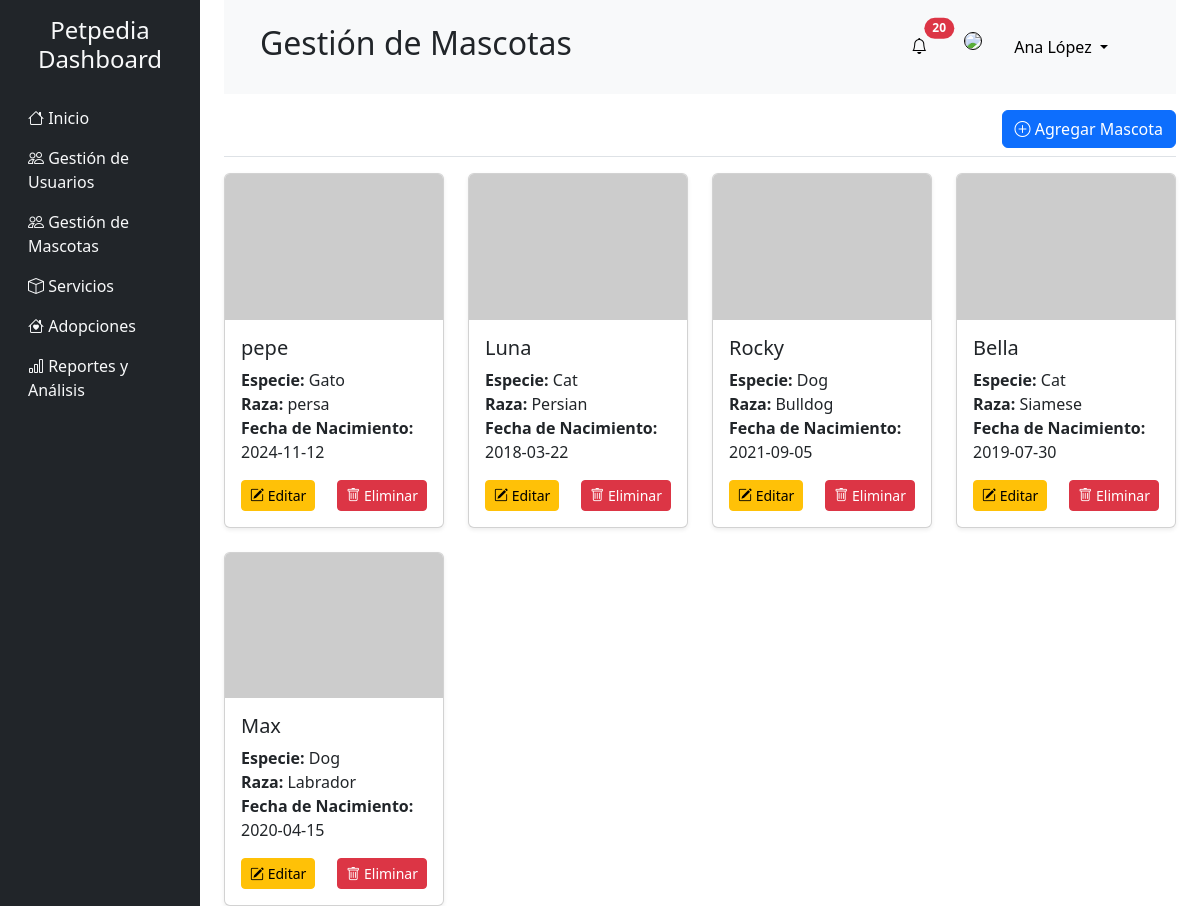
Page /pets.php (signed in) on the committed database.
### tables this page shows
CREATE TABLE pets (
    pet_id INT NOT NULL AUTO_INCREMENT,
    name VARCHAR(100) NOT NULL,
    img VARCHAR(100),
    species VARCHAR(50),
    breed VARCHAR(50),
    birth_date DATE,
    main_image_id INT,
    status_id INT,
    PRIMARY KEY (pet_id),
    FOREIGN KEY (status_id) REFERENCES statuses(status_id)
);

### pets.php (the view, shortened to what this page needs)
<?php
  include "./php/conexion.php";
  $sql="select * from pets order by pet_id DESC";
  $res=$conexion->query($sql)or die($conexion->error);
  $title="Gestión de Mascotas";
?>
<!DOCTYPE html>
<html lang="en">
  <head>
    <link
      href="https://cdn.jsdelivr.net/npm/bootstrap@5.3.2/dist/css/bootstrap.min.css"
      rel="stylesheet"
    />
    <link
      href="https://cdn.jsdelivr.net/npm/bootstrap-icons/font/bootstrap-icons.css"
      rel="stylesheet"
    />
  </head>
  <body>
    <div class="container-fluid">
      <div class="row">
        <?php include "./layouts/aside.php" ?>
        <main class="col-md-9 ms-sm-auto col-lg-10 px-md-4">
        <?php include "./layouts/header.php" ?>
          <div class="d-flex justify-content-end flex-wrap flex-md-nowrap align-items-center pt-3 pb-2 mb-3 border-bottom">
            <button
              class="btn btn-primary"
              data-bs-toggle="modal"
              data-bs-target="#addPetModal"
            >
              <i class="bi bi-plus-circle"></i> Agregar Mascota
            </button>
          </div>
          <div class="row row-cols-1 row-cols-sm-2 row-cols-lg-4 g-4">
            <?php
                    while($fila=mysqli_fetch_array($res)){
                  ?>
            <div class="col">
              <div class="card h-100 shadow-sm">
                <img
                  src="https://via.placeholder.com/300x200"
                  class="card-img-top"
                  alt="img"
                />
                <div class="card-body">
                  <h5 class="card-title"><?php echo $fila['name']  ?></h5>
                  <p class="card-text">
                    <strong>Especie:</strong> <?php echo $fila['species']  ?><br />
                    <strong>Raza:</strong> <?php echo $fila['breed']  ?><br />
                    <strong>Fecha de Nacimiento:</strong> <?php echo $fila['birth_date']  ?><br />
                  </p>
                  <div class="d-flex justify-content-between">
                    <button
                      class="btn btn-warning btn-sm"
                      data-bs-toggle="modal"
                      data-bs-target="#addPetModal"
                    >
                      <i class="bi bi-pencil-square"></i> Editar
                    </button>
                    <button
                      class="btn btn-sm btn-danger"
                      data-bs-toggle="modal"
                      data-bs-target="#deleteUserModal"
                    >
                      <i class="bi bi-trash"></i> Eliminar
                    </button>
                  </div>
                </div>
              </div>
            </div>
            <?php
                    }
            ?>
          </div>
        </main>
      </div>
    </div>
  </body>
</html>

### layouts/aside.php
<nav class="col-md-3 col-lg-2 d-md-block bg-dark sidebar">
          <div class="position-sticky">
            <h4 class="text-center text-light py-3">Petpedia Dashboard</h4>
            <ul class="nav flex-column">
              <li class="nav-item">
                <a class="nav-link text-light" href="./dashboard.php">
                  <i class="bi bi-house"></i> Inicio
                </a>
              </li>
              <li class="nav-item">
                <a class="nav-link text-light" href="./users.php">
                  <i class="bi bi-people"></i> Gestión de Usuarios
                </a>
              </li>
              <li class="nav-item">
                <a class="nav-link text-light" href="./pets.php">
                  <i class="bi bi-people"></i> Gestión de Mascotas
                </a>
              </li>
              <li class="nav-item">
                <a class="nav-link text-light" href="./services.php">
                  <i class="bi bi-box"></i> Servicios
                </a>
              </li>
              <li class="nav-item">
                <a class="nav-link text-light" href="./adoption.php">
                  <i class="bi bi-house-heart"></i> Adopciones
                </a>
              </li>
              <li class="nav-item">
                <a class="nav-link text-light" href="./stats.php">
                  <i class="bi bi-bar-chart"></i> Reportes y Análisis
                </a>
              </li>
            </ul>
          </div>
        </nav>

### layouts/header.php (shortened to what this page needs)
<nav class="px-4 py-4 navbar navbar-expand-lg bg-body-tertiary px-4">
            <div class="container-fluid">
              <h1 class="h2"><?php echo ($title) ?></h1>
              <div
                class="collapse navbar-collapse justify-content-end"
                id="navbarSupportedContent"
              >
                <ul class="navbar-nav">
                  <li class="nav-item mx-4">
                    <button
                      type="button"
                      class="btn btn-light position-relative"
                    >
                      <i class="bi bi-bell"></i>
                      <span
                        class="position-absolute top-0 start-100 translate-middle badge rounded-pill bg-danger"
                      >
                        20
                      </span>
                    </button>
                  </li>
                  <li class="nav-item">
                    <img
                      src="./img/profile.jpg"
                      style="
                        width: 40px;
                        border-radius: 50%;
                        border: 1px solid black;
                      "
                    />
                  </li>
                  <li class="nav-item dropdown mx-4">
                    <a
                      class="nav-link dropdown-toggle active"
                      href="#"
                      role="button"
                      data-bs-toggle="dropdown"
                      aria-expanded="false"
                    >
                      <?php
                      $user=$_SESSION['userdata'];
                      echo $user['nombre'];
                      ?>
                    </a>
                  </li>
                </ul>
              </div>
            </div>
          </nav>

### rows in the picture
pets: name "pepe", species "Gato", breed "persa", birth_date "2024-11-12"
pets: name "Luna", species "Cat", breed "Persian", birth_date "2018-03-22"
pets: name "Rocky", species "Dog", breed "Bulldog", birth_date "2021-09-05"
pets: name "Bella", species "Cat", breed "Siamese", birth_date "2019-07-30"
pets: name "Max", species "Dog", breed "Labrador", birth_date "2020-04-15"

### other values in the picture
$title "Gestión de Mascotas"
$user['nombre'] "Ana López"
